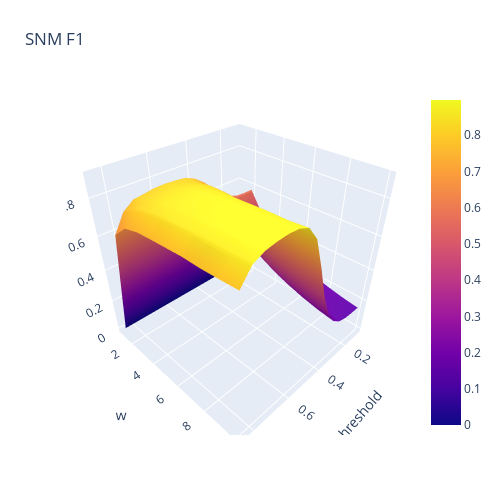

This figure's notebook cell:
### Code cell
fig = go.Figure(data=[go.Surface(z=nu, x=ts, y=ws)])
fig.update_layout(title='SNM F1', autosize=False,
                  width=500, height=500,
                  margin=dict(l=65, r=50, b=65, t=90), scene = dict(
                    yaxis_title='w',
                    xaxis_title='threshold',
                    zaxis_title='f1'))

### Figure 1 — Plotly figure (JSON) as saved in the notebook; plotly's stock layout.template omitted (floating-point values rounded to 4 significant figures; data arrays with more than 128 entries replaced by an {"elided": "..."} marker saying what was removed)
{"data": [{"type": "surface", "x": [0.1, 0.15, 0.2, 0.25, 0.3, 0.35, 0.4, 0.45, 0.5, 0.55, 0.6, 0.65, 0.7, 0.75, 0.8, 0.85], "y": [1, 2, 3, 4, 5, 6, 7, 8, 9, 10], "z": {"elided": "10x16 float values"}}], "layout": {"autosize": false, "height": 500, "margin": {"b": 65, "l": 65, "r": 50, "t": 90}, "scene": {"xaxis": {"title": {"text": "threshold"}}, "yaxis": {"title": {"text": "w"}}, "zaxis": {"title": {"text": "f1"}}}, "title": {"text": "SNM F1"}, "width": 500}}
